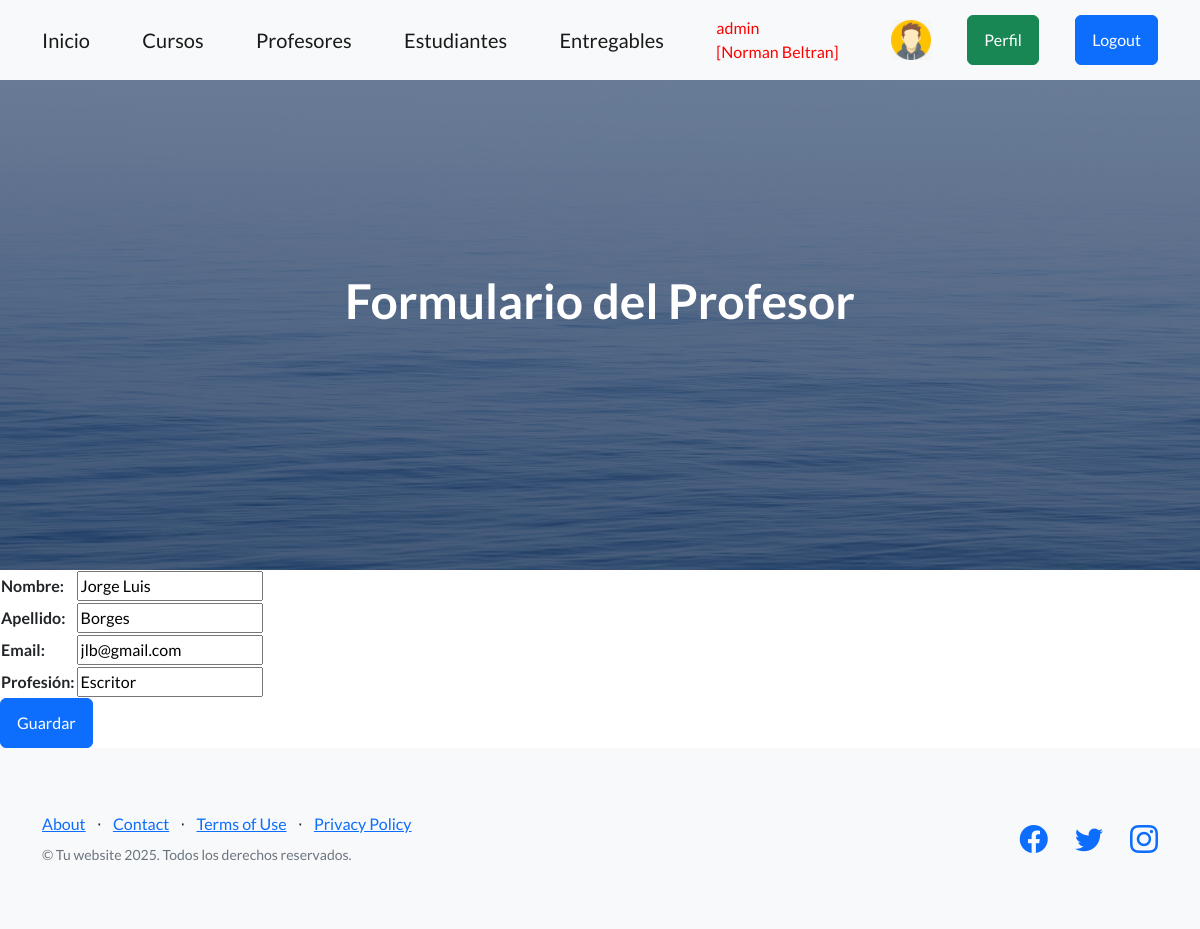
The page /profesorUpdate/4/ (signed in) on the database its author committed.
### entidades/models.py (models this page shows, shortened)
class Profile(models.Model):
    user = models.OneToOneField(User, on_delete=models.CASCADE, related_name='profile')
    avatar = models.ImageField(upload_to='avatars/', default='avatars/default.png', null=True, blank=True)

class Profesor(models.Model):
    nombre = models.CharField(max_length=60)
    apellido = models.CharField(max_length=60)
    email = models.EmailField()
    profesion = models.CharField(max_length=50)
    class Meta:
        verbose_name = "Profesor"
        verbose_name_plural = "Profesores"
        ordering = ["apellido", "-nombre"]

### entidades/views.py (the view)
# urls.py: path("profesorUpdate/<id>/", profesorUpdate, name="profesorUpdate"),
@login_required
def profesorUpdate(request, id):
    profesor = Profesor.objects.get(id=id)
    if request.method == "POST":
        miFormulario = ProfesorForm(request.POST) # Aqui me llega toda la informacion del formulario
        if miFormulario.is_valid():
            profesor.nombre = miFormulario.cleaned_data.get("nombre")
            profesor.apellido = miFormulario.cleaned_data.get("apellido")
            profesor.email = miFormulario.cleaned_data.get("email")
            profesor.profesion = miFormulario.cleaned_data.get("profesion")
            profesor.save()
            contexto = {"profesores": Profesor.objects.all()}
            return render(request, "entidades/profesores.html", contexto)
    else:
        miFormulario = ProfesorForm(initial={"nombre": profesor.nombre, "apellido": profesor.apellido, "email": profesor.email, "profesion": profesor.profesion})
    contexto = { "form": miFormulario}
    return render(request, "entidades/profesorForm.html", contexto)

### entidades/forms.py
class ProfesorForm(forms.Form):
    nombre = forms.CharField(max_length=60, label="Nombre")
    apellido = forms.CharField(max_length=60, label="Apellido")
    email = forms.EmailField(label="Email")
    profesion = forms.CharField(max_length=50, label="Profesión")

### entidades/templates/entidades/profesorForm.html (shortened to what this page needs)
{% extends 'entidades/index.html' %}
{% block titulo %}
    <h1 class="mb-5">Formulario del Profesor</h1>
{% endblock titulo %}
{% block contenido %}
    <form method="post">
        <table>
            {{ form.as_table }}
        </table>
        <input type="submit" class="btn btn-primary" value="Guardar"></input>
    </form>
{% endblock contenido %}

### entidades/templates/entidades/index.html (shortened to what this page needs)
<!DOCTYPE html>
<html lang="en">
    <head>
        {% load static %}
        <link href="https://cdn.jsdelivr.net/npm/bootstrap-icons@1.5.0/font/bootstrap-icons.css" rel="stylesheet" type="text/css" />
        <link href="{% static 'css/styles.css' %}" rel="stylesheet" />
        <link rel="stylesheet" href="https://cdnjs.cloudflare.com/ajax/libs/font-awesome/6.4.0/css/all.min.css">
    </head>
    <body>
        <nav class="navbar navbar-light bg-light static-top">
            <div class="container">
                <a class="navbar-brand" href="{% url 'home' %}">Inicio</a>
                {% if user.is_authenticated %}
                    <a class="navbar-brand" href="{% url 'cursos' %}">Cursos</a>
                    <a class="navbar-brand" href="{% url 'profesores' %}">Profesores</a>
                    <a class="navbar-brand" href="{% url 'estudiantes' %}">Estudiantes</a>
                    <a class="navbar-brand" href="{% url 'entregables' %}">Entregables</a>
                    <span style="color:red"  class="navbar-text me-3">
                    {{ user.username }} <br> [{{ user.first_name }} {{ user.last_name }}]
                    </span>
                    <div class="text-center">
                        <a href="{% url 'avatar' %}"><img src="{{ user.profile.avatar.url }}" height="40px" weight="40px" alt="Fotos"></a>
                    </div>
                    <a class="btn btn-success" href="{% url 'perfil' %}">Perfil</a>
                    <form action="{% url 'logout' %}" method="post">
                        <button type="submit" class="btn btn-primary">Logout</button>
                    </form>
                {% else %}
                    <a class="btn btn-primary" href="{% url 'login' %}">Login</a>
                    <a class="btn btn-success" href="{% url 'register' %}">Registrarse</a>
                {% endif %}
            </div>
        </nav>
        <header class="masthead">
            <div class="container position-relative">
                <div class="row justify-content-center">
                    <div class="col-xl-6">
                        <div class="text-center text-white">
                            {% block titulo %}{% endblock titulo %}
                        </div>
                    </div>
                </div>
            </div>
        </header>
        {% block contenido %}
        {% endblock contenido %}
        <footer class="footer bg-light">
            <div class="container">
                <div class="row">
                    <div class="col-lg-6 h-100 text-center text-lg-start my-auto">
                        <ul class="list-inline mb-2">
                            <li class="list-inline-item"><a href="#!">About</a></li>
                            <li class="list-inline-item">⋅</li>
                            <li class="list-inline-item"><a href="#!">Contact</a></li>
                            <li class="list-inline-item">⋅</li>
                            <li class="list-inline-item"><a href="#!">Terms of Use</a></li>
                            <li class="list-inline-item">⋅</li>
                            <li class="list-inline-item"><a href="#!">Privacy Policy</a></li>
                        </ul>
                        <p class="text-muted small mb-4 mb-lg-0">&copy; Tu website 2025. Todos los derechos reservados.</p>
                    </div>
                    <div class="col-lg-6 h-100 text-center text-lg-end my-auto">
                        <ul class="list-inline mb-0">
                            <li class="list-inline-item me-4">
                                <a href="#!"><i class="bi-facebook fs-3"></i></a>
                            </li>
                            <li class="list-inline-item me-4">
                                <a href="#!"><i class="bi-twitter fs-3"></i></a>
                            </li>
                            <li class="list-inline-item">
                                <a href="#!"><i class="bi-instagram fs-3"></i></a>
                            </li>
                        </ul>
                    </div>
                </div>
            </div>
        </footer>
    </body>
</html>

### rows shown on the page
Profesor: nombre "Jorge Luis", apellido "Borges", email "jlb@gmail.com", profesion "Escritor"

### other values the page prints
{{ user.username }} "admin"
{{ user.first_name }} "Norman"
{{ user.last_name }} "Beltran"
